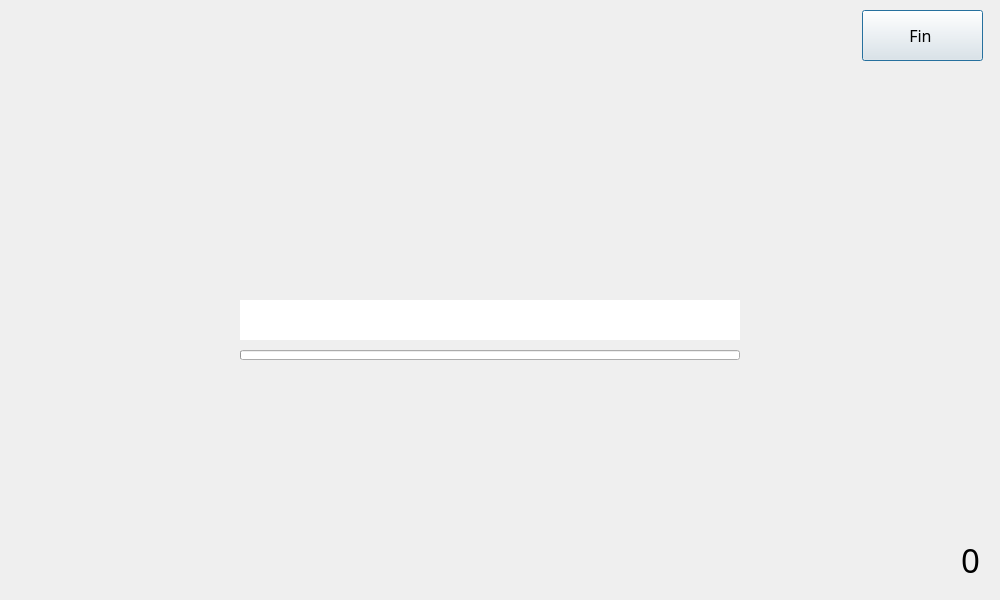
<?xml version="1.0" encoding="UTF-8"?>
<ui version="4.0">
 <class>Dialog</class>
 <widget class="QDialog" name="Dialog">
  <property name="geometry">
   <rect>
    <x>0</x>
    <y>0</y>
    <width>1000</width>
    <height>600</height>
   </rect>
  </property>
  <property name="font">
   <font>
    <weight>50</weight>
    <bold>false</bold>
   </font>
  </property>
  <property name="windowTitle">
   <string>Dialog</string>
  </property>
  <widget class="QLineEdit" name="input">
   <property name="geometry">
    <rect>
     <x>240</x>
     <y>300</y>
     <width>500</width>
     <height>40</height>
    </rect>
   </property>
   <property name="font">
    <font>
     <family>Programme Regular</family>
     <pointsize>13</pointsize>
     <weight>50</weight>
     <bold>false</bold>
     <kerning>true</kerning>
    </font>
   </property>
   <property name="layoutDirection">
    <enum>Qt::LeftToRight</enum>
   </property>
   <property name="text">
    <string/>
   </property>
   <property name="frame">
    <bool>false</bool>
   </property>
   <property name="alignment">
    <set>Qt::AlignLeading|Qt::AlignLeft|Qt::AlignVCenter</set>
   </property>
   <property name="clearButtonEnabled">
    <bool>false</bool>
   </property>
  </widget>
  <widget class="QLabel" name="question_label">
   <property name="geometry">
    <rect>
     <x>60</x>
     <y>200</y>
     <width>851</width>
     <height>41</height>
    </rect>
   </property>
   <property name="font">
    <font>
     <family>Programme Regular</family>
     <pointsize>18</pointsize>
     <weight>50</weight>
     <bold>false</bold>
    </font>
   </property>
   <property name="layoutDirection">
    <enum>Qt::LeftToRight</enum>
   </property>
   <property name="autoFillBackground">
    <bool>false</bool>
   </property>
   <property name="text">
    <string/>
   </property>
   <property name="scaledContents">
    <bool>false</bool>
   </property>
   <property name="alignment">
    <set>Qt::AlignCenter</set>
   </property>
   <property name="wordWrap">
    <bool>false</bool>
   </property>
  </widget>
  <widget class="QLabel" name="result_label">
   <property name="geometry">
    <rect>
     <x>310</x>
     <y>250</y>
     <width>350</width>
     <height>30</height>
    </rect>
   </property>
   <property name="font">
    <font>
     <family>Programme Light</family>
     <pointsize>11</pointsize>
     <weight>50</weight>
     <bold>false</bold>
    </font>
   </property>
   <property name="text">
    <string/>
   </property>
   <property name="alignment">
    <set>Qt::AlignCenter</set>
   </property>
  </widget>
  <widget class="QLabel" name="score_label">
   <property name="geometry">
    <rect>
     <x>780</x>
     <y>530</y>
     <width>200</width>
     <height>60</height>
    </rect>
   </property>
   <property name="font">
    <font>
     <family>Programme Regular</family>
     <pointsize>25</pointsize>
     <weight>50</weight>
     <bold>false</bold>
    </font>
   </property>
   <property name="text">
    <string>0</string>
   </property>
   <property name="alignment">
    <set>Qt::AlignRight|Qt::AlignTrailing|Qt::AlignVCenter</set>
   </property>
  </widget>
  <widget class="QPushButton" name="endButton">
   <property name="geometry">
    <rect>
     <x>862</x>
     <y>10</y>
     <width>121</width>
     <height>51</height>
    </rect>
   </property>
   <property name="font">
    <font>
     <family>Programme Bold</family>
     <pointsize>12</pointsize>
     <weight>50</weight>
     <bold>false</bold>
    </font>
   </property>
   <property name="layoutDirection">
    <enum>Qt::RightToLeft</enum>
   </property>
   <property name="text">
    <string>Fin </string>
   </property>
   <property name="icon">
    <iconset>
     <normaloff>../assets/fin.png</normaloff>../assets/fin.png</iconset>
   </property>
  </widget>
  <widget class="QProgressBar" name="progressBar">
   <property name="enabled">
    <bool>true</bool>
   </property>
   <property name="geometry">
    <rect>
     <x>240</x>
     <y>350</y>
     <width>500</width>
     <height>10</height>
    </rect>
   </property>
   <property name="font">
    <font>
     <family>Programme</family>
     <pointsize>8</pointsize>
     <weight>50</weight>
     <bold>false</bold>
     <kerning>false</kerning>
    </font>
   </property>
   <property name="value">
    <number>0</number>
   </property>
   <property name="textVisible">
    <bool>false</bool>
   </property>
  </widget>
 </widget>
 <resources/>
 <connections/>
</ui>
